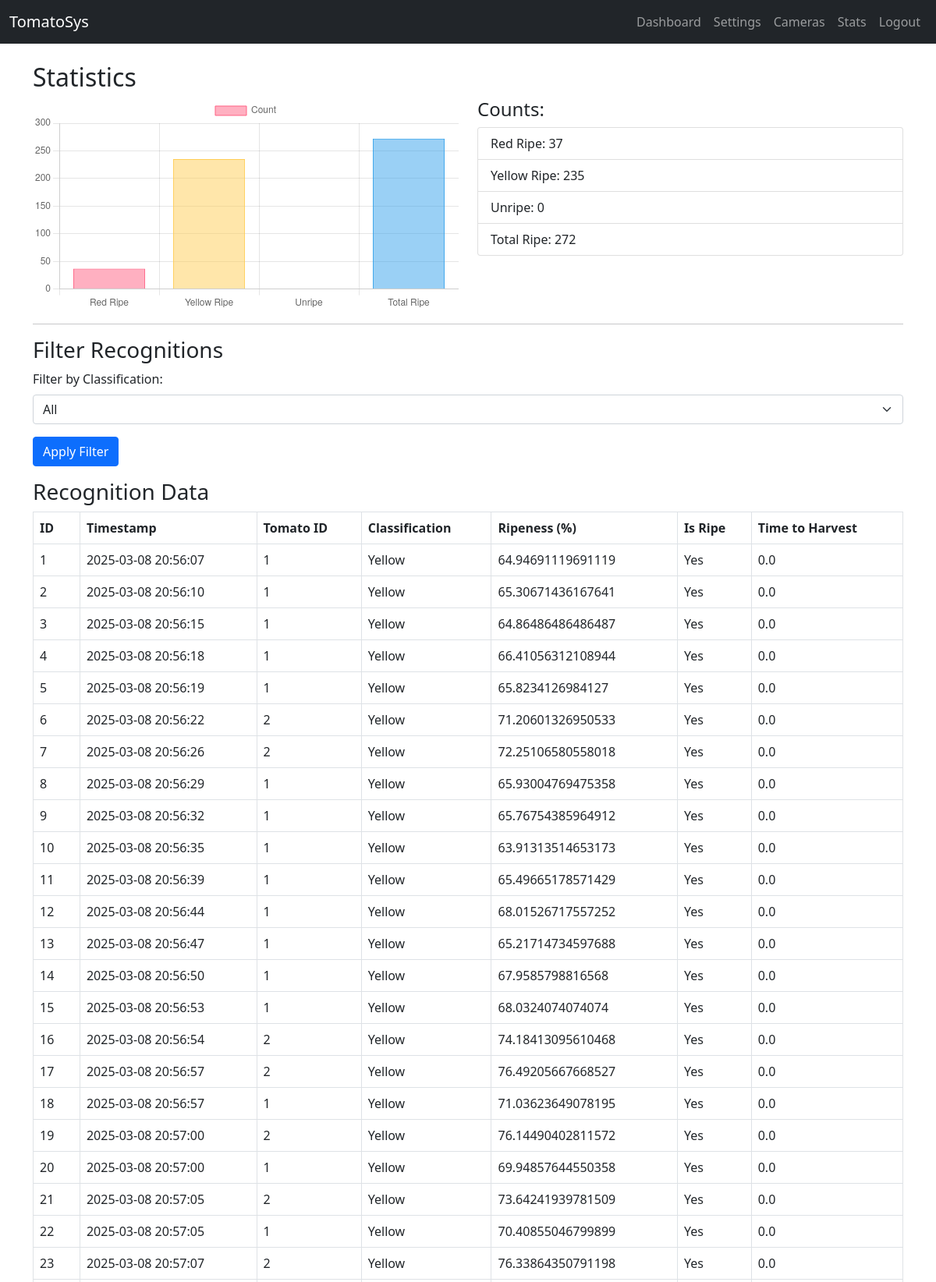
The app's page /stats (signed in, upper part) with its own data.
### app.py (models this page shows)
class TomatoRecognition(db.Model):
    id = db.Column(db.Integer, primary_key=True)
    timestamp = db.Column(db.DateTime, server_default=db.func.current_timestamp())
    tomato_id = db.Column(db.Integer)  # ID внутри потока распознавания
    mean_h = db.Column(db.Float)
    mean_s = db.Column(db.Float)
    mean_v = db.Column(db.Float)
    mean_L = db.Column(db.Float)
    mean_a = db.Column(db.Float)
    mean_b = db.Column(db.Float)
    ripeness_percentage = db.Column(db.Float)
    classification = db.Column(db.String(20))
    is_ripe = db.Column(db.String(5))  # "Yes" или "No"
    time_to_harvest = db.Column(db.Float)
    collected = db.Column(db.String(20))  # оставляем пустым
    user_id = db.Column(db.Integer, db.ForeignKey('user.id'))
    camera_id = db.Column(db.Integer, db.ForeignKey('camera.id'))

### app.py (the view)
@app.route('/stats', methods=['GET'])
@login_required
def stats():
    filter_class = request.args.get('filter_class', 'all')  # all, Ripe, Yellow, Unripe
    red_count = db.session.query(func.count(TomatoRecognition.id))\
        .filter_by(user_id=current_user.id, classification="Ripe").scalar() or 0
    yellow_count = db.session.query(func.count(TomatoRecognition.id))\
        .filter_by(user_id=current_user.id, classification="Yellow").scalar() or 0
    unripe_count = db.session.query(func.count(TomatoRecognition.id))\
        .filter_by(user_id=current_user.id, classification="Unripe").scalar() or 0
    total_ripe = red_count + yellow_count
    if filter_class == 'all':
        records = TomatoRecognition.query.filter_by(user_id=current_user.id).all()
    else:
        records = TomatoRecognition.query.filter_by(user_id=current_user.id, classification=filter_class).all()
    return render_template('stats.html',
                           red_count=red_count,
                           yellow_count=yellow_count,
                           unripe_count=unripe_count,
                           total_ripe=total_ripe,
                           records=records,
                           filter_class=filter_class)

### app.py (called while the page is built)
@login_manager.user_loader
def load_user(user_id):
    return User.query.get(int(user_id))

### templates/stats.html (shortened to what this page needs)
{% extends "base.html" %}
{% block content %}
  <h2>Statistics</h2>
  <div class="row">
    <div class="col-md-6">
      <canvas id="statsChart"></canvas>
    </div>
    <div class="col-md-6">
      <h4>Counts:</h4>
      <ul class="list-group">
        <li class="list-group-item">Red Ripe: {{ red_count }}</li>
        <li class="list-group-item">Yellow Ripe: {{ yellow_count }}</li>
        <li class="list-group-item">Unripe: {{ unripe_count }}</li>
        <li class="list-group-item">Total Ripe: {{ total_ripe }}</li>
      </ul>
    </div>
  </div>
  <hr>
  <h3>Filter Recognitions</h3>
  <form method="GET" action="{{ url_for('stats') }}" class="mb-3">
    <div class="mb-3">
      <label for="filter_class" class="form-label">Filter by Classification:</label>
      <select class="form-select" id="filter_class" name="filter_class">
        <option value="all" {% if filter_class=='all' %}selected{% endif %}>All</option>
      </select>
    </div>
    <button type="submit" class="btn btn-primary">Apply Filter</button>
  </form>
  <h3>Recognition Data</h3>
  <table class="table table-bordered">
    <thead>
      <tr>
        <th>ID</th>
        <th>Timestamp</th>
        <th>Tomato ID</th>
        <th>Classification</th>
        <th>Ripeness (%)</th>
        <th>Is Ripe</th>
        <th>Time to Harvest</th>
      </tr>
    </thead>
    <tbody>
      {% for rec in records %}
      <tr>
        <td>{{ rec.id }}</td>
        <td>{{ rec.timestamp }}</td>
        <td>{{ rec.tomato_id }}</td>
        <td>{{ rec.classification }}</td>
        <td>{{ rec.ripeness_percentage }}</td>
        <td>{{ rec.is_ripe }}</td>
        <td>{{ rec.time_to_harvest }}</td>
      </tr>
      {% endfor %}
    </tbody>
  </table>
  <script>
    var ctx = document.getElementById('statsChart').getContext('2d');
    var statsChart = new Chart(ctx, {
      type: 'bar',
      data: {
        labels: ['Red Ripe', 'Yellow Ripe', 'Unripe', 'Total Ripe'],
        datasets: [{
          label: 'Count',
          data: [{{ red_count }}, {{ yellow_count }}, {{ unripe_count }}, {{ total_ripe }}],
          backgroundColor: [
            'rgba(255, 99, 132, 0.5)',
            'rgba(255, 205, 86, 0.5)',
            'rgba(75, 192, 192, 0.5)',
            'rgba(54, 162, 235, 0.5)'
          ],
          borderColor: [
            'rgb(255, 99, 132)',
            'rgb(255, 205, 86)',
            'rgb(75, 192, 192)',
            'rgb(54, 162, 235)'
          ],
          borderWidth: 1
        }]
      },
      options: {
        responsive: true,
        scales: {
          y: { beginAtZero: true }
        }
      }
    });
  </script>
{% endblock %}

### templates/base.html (shortened to what this page needs)
<!doctype html>
<html lang="en">
  <head>
    <link href="https://cdn.jsdelivr.net/npm/bootstrap@5.0.2/dist/css/bootstrap.min.css" rel="stylesheet">
  </head>
  <body>
    <nav class="navbar navbar-expand-lg navbar-dark bg-dark">
      <div class="container-fluid">
        <a class="navbar-brand" href="{{ url_for('dashboard') }}">TomatoSys</a>
        <div class="collapse navbar-collapse" id="navbarNav">
          <ul class="navbar-nav ms-auto">
            <li class="nav-item"><a class="nav-link" href="{{ url_for('dashboard') }}">Dashboard</a></li>
            <li class="nav-item"><a class="nav-link" href="{{ url_for('settings') }}">Settings</a></li>
            <li class="nav-item"><a class="nav-link" href="{{ url_for('cameras') }}">Cameras</a></li>
            <li class="nav-item"><a class="nav-link" href="{{ url_for('stats') }}">Stats</a></li>
            <li class="nav-item"><a class="nav-link" href="{{ url_for('logout') }}">Logout</a></li>
          </ul>
        </div>
      </div>
    </nav>
    <div class="container mt-4">
      {% block content %}{% endblock %}
    </div>
  </body>
</html>

### records on screen
TomatoRecognition: id "1", timestamp "2025-03-08 20:56:07", tomato_id "1", classification "Yellow", ripeness_percentage "64.94691119691119", is_ripe "Yes", time_to_harvest "0.0"
TomatoRecognition: id "2", timestamp "2025-03-08 20:56:10", tomato_id "1", classification "Yellow", ripeness_percentage "65.30671436167641", is_ripe "Yes", time_to_harvest "0.0"
TomatoRecognition: id "3", timestamp "2025-03-08 20:56:15", tomato_id "1", classification "Yellow", ripeness_percentage "64.86486486486487", is_ripe "Yes", time_to_harvest "0.0"
TomatoRecognition: id "4", timestamp "2025-03-08 20:56:18", tomato_id "1", classification "Yellow", ripeness_percentage "66.41056312108944", is_ripe "Yes", time_to_harvest "0.0"
TomatoRecognition: id "5", timestamp "2025-03-08 20:56:19", tomato_id "1", classification "Yellow", ripeness_percentage "65.8234126984127", is_ripe "Yes", time_to_harvest "0.0"
TomatoRecognition: id "6", timestamp "2025-03-08 20:56:22", tomato_id "2", classification "Yellow", ripeness_percentage "71.20601326950533", is_ripe "Yes", time_to_harvest "0.0"
TomatoRecognition: id "7", timestamp "2025-03-08 20:56:26", tomato_id "2", classification "Yellow", ripeness_percentage "72.25106580558018", is_ripe "Yes", time_to_harvest "0.0"
TomatoRecognition: id "8", timestamp "2025-03-08 20:56:29", tomato_id "1", classification "Yellow", ripeness_percentage "65.93004769475358", is_ripe "Yes", time_to_harvest "0.0"
TomatoRecognition: id "9", timestamp "2025-03-08 20:56:32", tomato_id "1", classification "Yellow", ripeness_percentage "65.76754385964912", is_ripe "Yes", time_to_harvest "0.0"
TomatoRecognition: id "10", timestamp "2025-03-08 20:56:35", tomato_id "1", classification "Yellow", ripeness_percentage "63.91313514653173", is_ripe "Yes", time_to_harvest "0.0"
TomatoRecognition: id "11", timestamp "2025-03-08 20:56:39", tomato_id "1", classification "Yellow", ripeness_percentage "65.49665178571429", is_ripe "Yes", time_to_harvest "0.0"
TomatoRecognition: id "12", timestamp "2025-03-08 20:56:44", tomato_id "1", classification "Yellow", ripeness_percentage "68.01526717557252", is_ripe "Yes", time_to_harvest "0.0"
TomatoRecognition: id "13", timestamp "2025-03-08 20:56:47", tomato_id "1", classification "Yellow", ripeness_percentage "65.21714734597688", is_ripe "Yes", time_to_harvest "0.0"
TomatoRecognition: id "14", timestamp "2025-03-08 20:56:50", tomato_id "1", classification "Yellow", ripeness_percentage "67.9585798816568", is_ripe "Yes", time_to_harvest "0.0"
TomatoRecognition: id "15", timestamp "2025-03-08 20:56:53", tomato_id "1", classification "Yellow", ripeness_percentage "68.0324074074074", is_ripe "Yes", time_to_harvest "0.0"
TomatoRecognition: id "16", timestamp "2025-03-08 20:56:54", tomato_id "2", classification "Yellow", ripeness_percentage "74.18413095610468", is_ripe "Yes", time_to_harvest "0.0"
TomatoRecognition: id "17", timestamp "2025-03-08 20:56:57", tomato_id "2", classification "Yellow", ripeness_percentage "76.49205667668527", is_ripe "Yes", time_to_harvest "0.0"
TomatoRecognition: id "18", timestamp "2025-03-08 20:56:57", tomato_id "1", classification "Yellow", ripeness_percentage "71.03623649078195", is_ripe "Yes", time_to_harvest "0.0"
TomatoRecognition: id "19", timestamp "2025-03-08 20:57:00", tomato_id "2", classification "Yellow", ripeness_percentage "76.14490402811572", is_ripe "Yes", time_to_harvest "0.0"
TomatoRecognition: id "20", timestamp "2025-03-08 20:57:00", tomato_id "1", classification "Yellow", ripeness_percentage "69.94857644550358", is_ripe "Yes", time_to_harvest "0.0"
TomatoRecognition: id "21", timestamp "2025-03-08 20:57:05", tomato_id "2", classification "Yellow", ripeness_percentage "73.64241939781509", is_ripe "Yes", time_to_harvest "0.0"
TomatoRecognition: id "22", timestamp "2025-03-08 20:57:05", tomato_id "1", classification "Yellow", ripeness_percentage "70.40855046799899", is_ripe "Yes", time_to_harvest "0.0"
TomatoRecognition: id "23", timestamp "2025-03-08 20:57:07", tomato_id "2", classification "Yellow", ripeness_percentage "76.33864350791198", is_ripe "Yes", time_to_harvest "0.0"

### other values on screen
{{ red_count }} "37"
{{ yellow_count }} "235"
{{ unripe_count }} "0"
{{ total_ripe }} "272"
chart data {{ red_count }} 37
chart data {{ yellow_count }} 235
chart data {{ unripe_count }} 0
chart data {{ total_ripe }} 272
